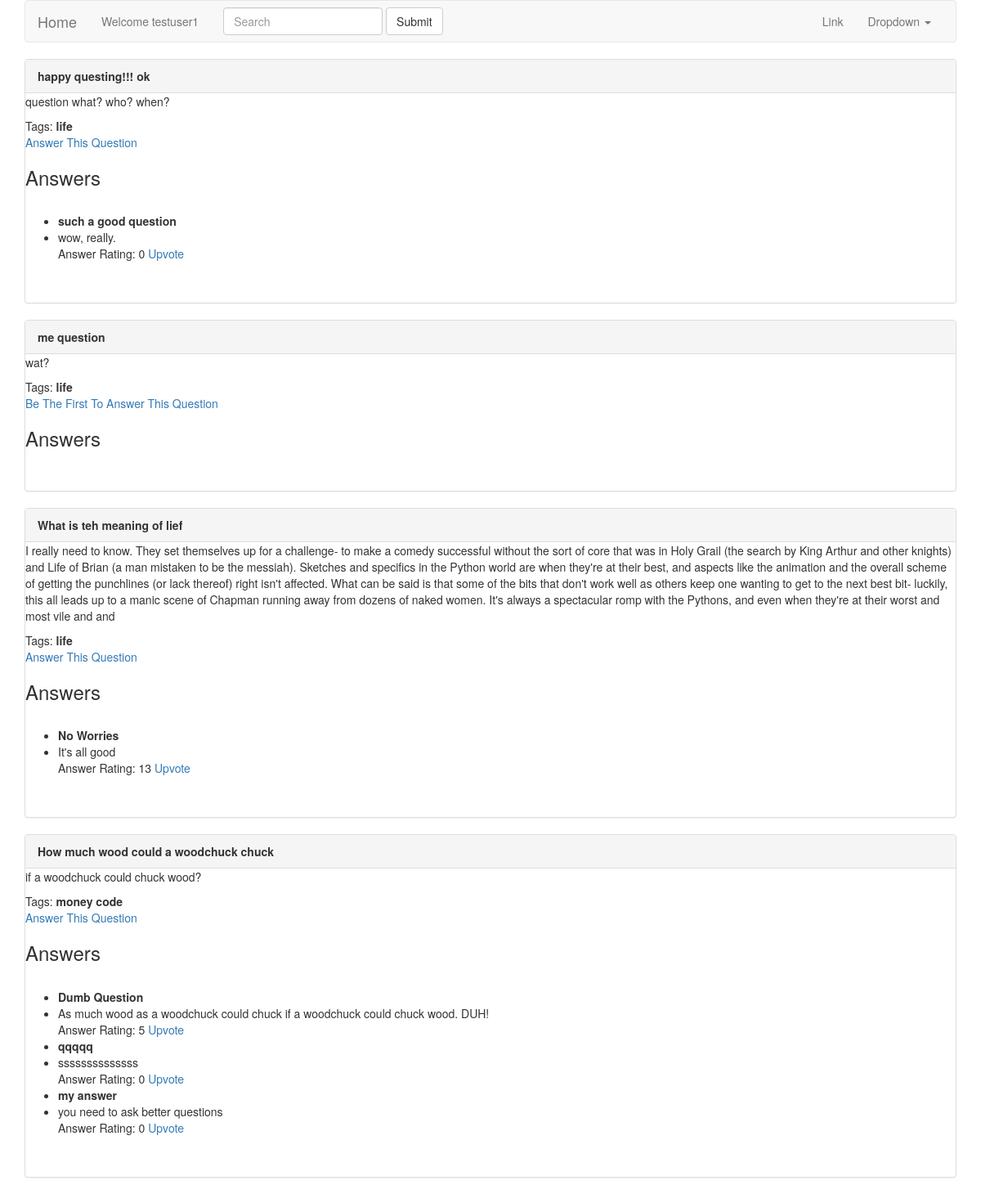
The page / (signed in) on the database its author committed.
### duckapp/models.py (models this page shows, shortened)
class Question(models.Model):
    asker = models.ForeignKey('auth.User')
    title = models.CharField(max_length=255)
    question_text = models.TextField()
    tags = models.ManyToManyField(Tag, blank=True)
    timestamp = models.DateTimeField(auto_now_add=True)
    class Meta:
        ordering = ["-timestamp"]

class Tag(models.Model):
    name = models.CharField(max_length=50)
    def __str__(self):
        return "{}".format(self.name)

class Answer(models.Model):
    answerer = models.ForeignKey('auth.User')
    question = models.ForeignKey(Question)
    answer_text = models.TextField()
    score = models.IntegerField(default=0)
    title = models.CharField(max_length=255)
    timestamp = models.DateTimeField(auto_now_add=True)

### duckapp/views.py (the view)
# urls.py: url(r'^$', IndexView.as_view(), name='index'),
class IndexView(ListView):
    template_name = 'index.html'
    model = Question

### duckapp/templates/index.html
{% extends 'base.html' %}
{% block content %}
<div class="container">
    {% for question in object_list %}
        <div class="panel panel-default">
            <div class="panel-heading"><b>{{ question.title }}</b></div>
            <p>{{ question.question_text}}</p>
            Tags:
            {% for tag in question.tags.all %}
                <b>{{ tag }}</b>
            {% endfor %}
            <br>
        {% if not question.answer_set.all %}
            <a href="{% url 'answer_create' question.pk %}">Be The First To Answer This Question</a>
        {% else %}
            <a href="{% url 'answer_create' question.pk %}">Answer This Question</a>
        {% endif %}
        <br>
        <h3>Answers</h3>
        <ul>
        {% for answer in question.answer_set.all %}
            <br>
                <li><b>{{ answer.title }}</b></li>
            <li>{{ answer.answer_text }}</li>
            Answer Rating: {{ answer.score }}
            <a href="{% url 'upvote' answer.pk %}">Upvote</a>
        {% endfor %}
        </ul>
        <br><br>
        </div>
    {% endfor %}
</div>
{% endblock %}

### duckapp/templates/base.html (shortened to what this page needs)
<!DOCTYPE html>
{% load bootstrap3 %}
<html>
    <head>
        {% bootstrap_css %}
    </head>
    <body>
        <div class="container">
            <nav class="navbar navbar-default">
                <div class="container-fluid">
                    <div class="navbar-header">
                        <a class="navbar-brand" href="{% url 'index' %}">Home</a>
                    </div>
                    <div class="collapse navbar-collapse" id="bs-example-navbar-collapse-1">
                        <ul class="nav navbar-nav">
                            {% if user.is_authenticated %}
                            <li><a href="{% url 'signup' %}">Welcome {{ request.user }}<span class="sr-only">(current)</span></a></li>
                            {% else %}
                            <li><a href="{% url 'signup' %}">Signup<span class="sr-only">(current)</span></a></li>
                            {% endif %}
                        </ul>
                        <form class="navbar-form navbar-left" role="search">
                            <div class="form-group">
                                <input type="text" class="form-control" placeholder="Search">
                            </div>
                            <button type="submit" class="btn btn-default">Submit</button>
                        </form>
                        <ul class="nav navbar-nav navbar-right">
                            <li><a href="#">Link</a></li>
                            <li class="dropdown">
                                <a href="#" class="dropdown-toggle" data-toggle="dropdown" role="button" aria-haspopup="true" aria-expanded="false">Dropdown <span class="caret"></span></a>
                            </li>
                        </ul>
                    </div>
                </div>
            </nav>
        </div>
        {% block content %}
        {% endblock %}
    </body>
</html>

### rows shown on the page
Question: title "happy questing!!! ok", question_text "question what? who? when?", shows "Answer This Question"
Tag: name "life"
Answer: title "such a good question", answer_text "wow, really.", score "0"
Question: title "me question", question_text "wat?", shows "Be The First To Answer This Question"
Question: title "What is teh meaning of lief", question_text "I really need to know. They set themselves up for a challenge- to make a comedy successful without the sort of core that was in Holy Grail (the search by King Arthur and other knights) and Life of Brian (a man mistaken to be the messiah). Sketches and specifics in the Python world are when they're at their best, and aspects like the animation and the overall scheme of getting the punchlines (or lack thereof) right isn't affected. What can be said is that some of the bits that don't work well as others keep one wanting to get to the next best bit- luckily, this all leads up to a manic scene of Chapman running away from dozens of naked women. It's always a spectacular romp with the Pythons,…", shows "Answer This Question"
Answer: title "No Worries", answer_text "It's all good", score "13"
Question: title "How much wood could a woodchuck chuck", question_text "if a woodchuck could chuck wood?", shows "Answer This Question"
Tag: name "money"
Tag: name "code"
Answer: title "Dumb Question", answer_text "As much wood as a woodchuck could chuck if a woodchuck could chuck wood. DUH!", score "5"
Answer: title "qqqqq", answer_text "ssssssssssssss", score "0"
Answer: title "my answer", answer_text "you need to ask better questions", score "0"

### other values the page prints
{{ request.user }} "testuser1"
